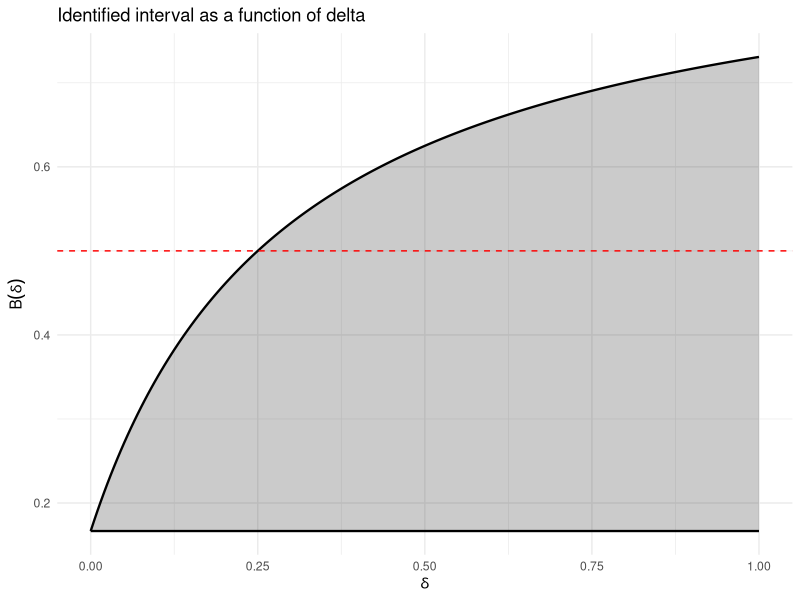
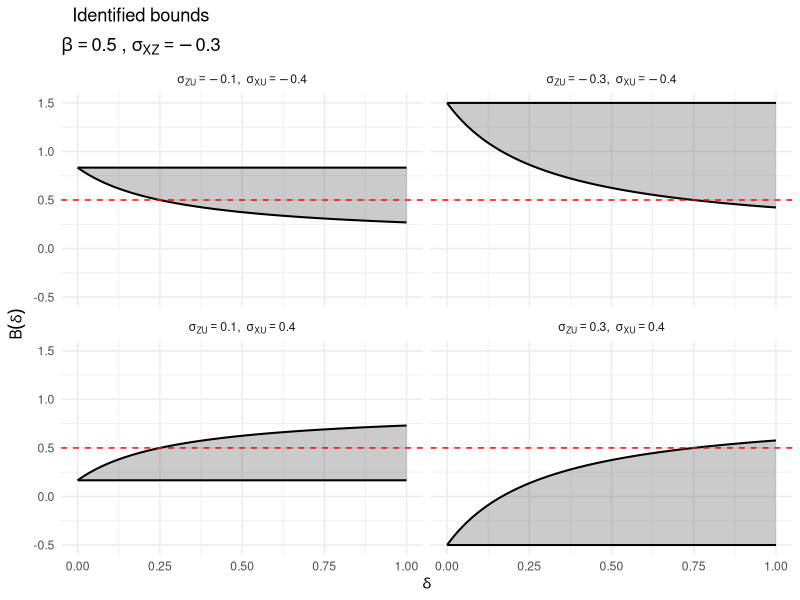

The R source for these figures, in order:
library(ggplot2)
library(tidyverse)
library(dplyr)

compute_bounds <- function(varx = 1,
                           varu = 1,
                           varz = 1,
                           beta = 0.5,
                           covuz = 0.1,
                           covux = 0.4,
                           covxz = -0.3,
                           n_grid = 200) {
  
  # --- Assumption 3: enforce same sign ---
  if (covux * covuz < 0) {
    covux <- -covux
    covxz <- -covxz
    message("Redefined X as -X")
  }
  
  # --- implied covariances ---
  covyz <- beta * covxz + covuz
  covxy <- beta * varx + covux
  
  # --- Assumption 4: Z less endogenous than X ---
  rhoux <- covux / (varu * varx)
  rhouz <- covuz / (varu * varz)
  
  if (abs(rhoux) < abs(rhouz)) {
    stop("Z more endogenous than X — stopping execution")
  }
  
  # --- ensure two-sided case ---
  if (covxz >= 0) {
    stop("covxz >= 0 → one-sided bounds (not handled here)")
  }
  
  # --- compute bounds ---
  sx <- sqrt(varx)
  sz <- sqrt(varz)
  
  delta_grid <- seq(0, 1, length.out = n_grid)
  
  beta_iv <- covyz / covxz
  
  bound_df <- data.frame(delta = delta_grid) %>%
    mutate(
      beta_v_delta =
        (sx * covyz - delta * sz * covxy) /
        (sx * covxz - delta * sz * varx),
      beta_iv = beta_iv,
      lower = pmin(beta_iv, beta_v_delta),
      upper = pmax(beta_iv, beta_v_delta)
    )
  
  # clean numerical issues
  bound_df <- subset(bound_df, is.finite(lower) & is.finite(upper))
  
  return(bound_df)
}

# Simple plot
bound_df <- compute_bounds()
ggplot(bound_df, aes(x = delta)) +
  geom_ribbon(aes(ymin = lower, ymax = upper), alpha = 0.25) +
  geom_line(aes(y = lower), linewidth = 0.8) +
  geom_line(aes(y = upper), linewidth = 0.8) +
  geom_hline(yintercept = 0.5, linetype = "dashed", colour = "red") +
  labs(
    x = expression(delta),
    y = expression(B(delta)),
    title = "Identified interval as a function of delta"
  ) +
  theme_minimal()


# Plot with 4 elements

scenarios <- tibble::tibble(
  covuz = c(0.1, -0.1, 0.3, -0.3),
  covux = c(0.4, -0.4, 0.4, -0.4)
) %>%
  mutate(
    label = paste0(
      "sigma[ZU] == ", covuz,
      "*','~~sigma[XU] == ", covux
    )
  )

plot_df <- scenarios %>%
  group_by(label, covuz, covux) %>%
  group_modify(~ {
    compute_bounds(
      beta = 0.5,
      covxz = -0.3,
      covuz = .y$covuz,
      covux = .y$covux
    )
  }) %>%
  ungroup()

ggplot(plot_df, aes(x = delta)) +
  geom_ribbon(aes(ymin = lower, ymax = upper), alpha = 0.25) +
  geom_line(aes(y = lower), linewidth = 0.7) +
  geom_line(aes(y = upper), linewidth = 0.7) +
  geom_hline(yintercept = 0.5, linetype = "dashed", color = "red") +
  facet_wrap(~ label, ncol = 2, labeller = label_parsed) +
  labs(
    title = expression(atop(
      "Identified bounds",
      beta == 0.5 ~ "," ~ sigma[XZ] == -0.3
    )),
    x = expression(delta),
    y = expression(B(delta))
  ) +
  theme_minimal()
